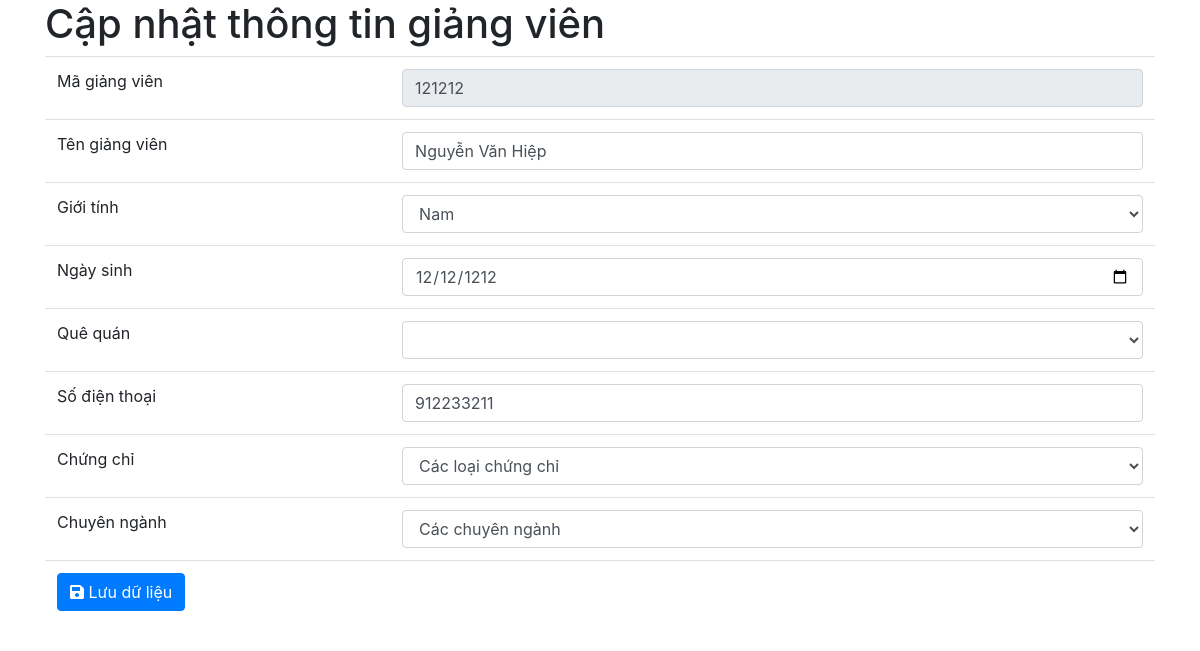
/edit-teacher.php?uid=121212, run on the app's committed database.
### tables this page shows
CREATE TABLE `teacher` (
  `uid` int(11) NOT NULL,
  `fullname` varchar(50) NOT NULL,
  `gender` varchar(20) NOT NULL,
  `date` date NOT NULL,
  `address` varchar(200) NOT NULL,
  `phone` int(11) NOT NULL,
  `certificate` varchar(100) NOT NULL,
  `specialization` varchar(100) NOT NULL
);

### edit-teacher.php (the view, shortened to what this page needs)
<!DOCTYPE html>
<html lang="en">
<head>
    <link rel="stylesheet" href="https://stackpath.bootstrapcdn.com/bootstrap/4.4.1/css/bootstrap.min.css">
</head>
<body>
    <?php
    include('db/connect.php');
    $uid = ($_GET['uid']);
    $sqlSelect = "SELECT * FROM `teacher` WHERE `uid`='$uid'";
    $resultSelect = mysqli_query($conn, $sqlSelect);
    $query = mysqli_fetch_array($resultSelect, MYSQLI_ASSOC);
    ?>
    <div class="container">
        <h1>Cập nhật thông tin giảng viên</h1>
        <form name="frmEdit" id="frmEdit" method="post" action="" class="form">
            <table class="table">
                <tr>
                    <td>Mã giảng viên</td>
                    <td><input type="text" name="uid" class="form-control" value="<?php echo $query['uid'] ?>" readonly /></td>
                </tr>
                <tr>
                    <td>Tên giảng viên</td>
                    <td><input type="text" name="fullname" class="form-control" value="<?php echo $query['fullname'] ?>" /></td>
                </tr>
                <tr>
                    <td><label for="">Giới tính</label>
                    <td>
                        <select name="gender" id="gender" class="form-control" value="<?php echo $query['gender'] ?>" required>
                            <option value="Nam">Nam</option>
                    </td>
                    </td>
                </tr>
                <tr>
                    <td>Ngày sinh</td>
                    <td><input type="date" name="date" class="form-control" value="<?php echo $query['date'] ?>" /></td>
                </tr>
                <tr>
                    <td><label for="">Quê quán</label>
                    <td>
                        <select name="address" id="address" class="form-control" value="<?php echo $query['address'] ?>" required>
                            <option value=""></option>
                            <option value="Hà Nội">Hà Nội</option>
                    </td>
                    </td>
                </tr>
                <tr>
                    <td>Số điện thoại</td>
                    <td><input type="text" name="phone" class="form-control" value="<?php echo $query['phone'] ?>" />
                    </td>
                </tr>
                <tr>
                    <td><label for="">Chứng chỉ</label>
                    <td>
                        <select name="certificate" id="certificate" class="form-control" value="<?php echo $query['certificate'] ?>" required>
                            <option value="Các loại chứng chỉ">Các loại chứng chỉ</option>
                    </td>
                    </td>
                </tr>
                <tr>
                    <td><label for="">Chuyên ngành</label>
                    <td>
                        <select name="specialization" id="specialization" class="form-control" value="<?php echo $query['specialization'] ?>" required>
                            <option value="">Các chuyên ngành</option>
                    </td>
                    </td>
                </tr>
                <tr>
                    <td colspan="2">
                        <button name="btnSave" class="btn btn-primary"><i class="fas fa-save"></i> Lưu dữ liệu</button>
                    </td>
                </tr>
            </table>
        </form>
    </div>
</body>
</html>

### data on the page
teacher: uid "121212", fullname "Nguyễn Văn Hiệp", gender "Nam", date "12/12/1212", phone "912233211", certificate "Các loại chứng chỉ"
